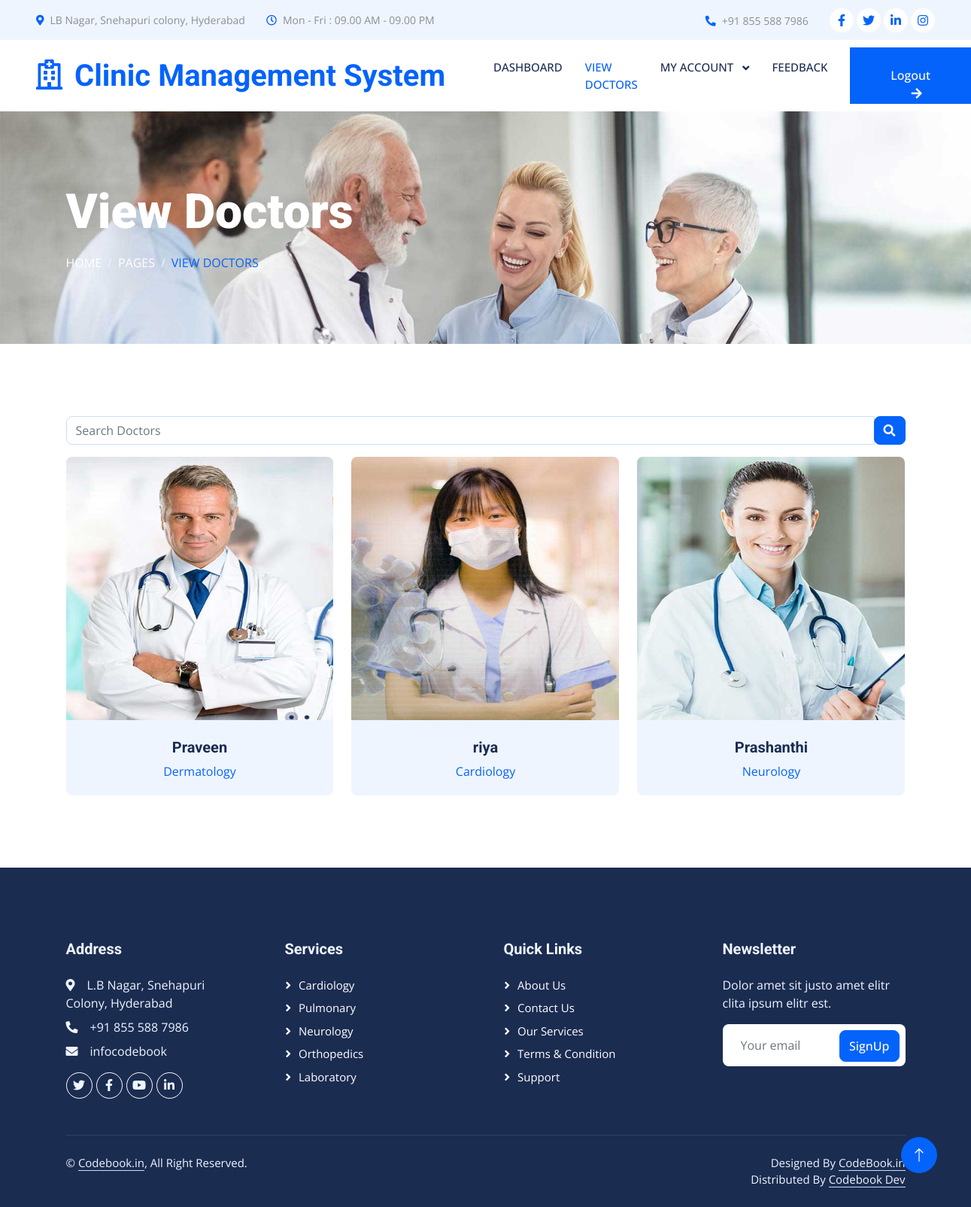
Page /patient-viewdoctors on the committed database.
### userapp/models.py (models this page shows)
class Doctors(models.Model):
    doctor_id = models.AutoField(primary_key=True)
    full_name = models.CharField(max_length=100)
    experience = models.CharField(max_length=10)
    speciality = models.CharField(max_length=50)
    day_available = models.CharField(max_length=50)
    timings_available = models.CharField(max_length=50)
    doctor_status=models.CharField(help_text='doctor_status',max_length=50,null=True,default='pending')
    consultation_fee = models.DecimalField(max_digits=10, decimal_places=2)
    doctor_image = models.ImageField(upload_to='doctor/images')
    date = models.DateField(auto_now_add=True)
    class Meta:
        db_table = 'doctors_details'

### mainapp/views.py (the view)
# urls.py: path('patient-viewdoctors',main_views.patient_viewdoctors,name='patient_viewdoctors'),
def patient_viewdoctors(request):
    doctors = Doctors.objects.all()
    return render(request, 'main/patient-viewdoctors.html', {'doctors': doctors})

### assets/templates/main/patient-viewdoctors.html (shortened to what this page needs)
{% load static %}
<!DOCTYPE html>
<html lang="en">
<head>
    <link href="https://cdnjs.cloudflare.com/ajax/libs/font-awesome/5.10.0/css/all.min.css" rel="stylesheet">
    <link href="https://cdn.jsdelivr.net/npm/bootstrap-icons@1.4.1/font/bootstrap-icons.css" rel="stylesheet">
    <link href="{% static 'main/lib/animate/animate.min.css' %}" rel="stylesheet">
    <link href="{% static 'main/lib/owlcarousel/assets/owl.carousel.min.css' %}" rel="stylesheet">
    <link href="{% static 'main/lib/tempusdominus/css/tempusdominus-bootstrap-4.min.css' %}" rel="stylesheet" />
    <link href="{% static 'main/css/bootstrap.min.css' %}" rel="stylesheet">
    <link href="{% static 'main/css/style.css' %}" rel="stylesheet">
</head>
<body>
    <div class="container-fluid bg-light p-0 wow fadeIn" data-wow-delay="0.1s">
        <div class="row gx-0 d-none d-lg-flex">
            <div class="col-lg-7 px-5 text-start">
                <div class="h-100 d-inline-flex align-items-center py-3 me-4">
                    <small class="fa fa-map-marker-alt text-primary me-2"></small>
                    <small>LB Nagar, Snehapuri colony, Hyderabad</small>
                </div>
                <div class="h-100 d-inline-flex align-items-center py-3">
                    <small class="far fa-clock text-primary me-2"></small>
                    <small>Mon - Fri : 09.00 AM - 09.00 PM</small>
                </div>
            </div>
            <div class="col-lg-5 px-5 text-end">
                <div class="h-100 d-inline-flex align-items-center py-3 me-4">
                    <small class="fa fa-phone-alt text-primary me-2"></small>
                    <small>+91 855 588 7986</small>
                </div>
                <div class="h-100 d-inline-flex align-items-center">
                    <a class="btn btn-sm-square rounded-circle bg-white text-primary me-1" href=""><i class="fab fa-facebook-f"></i></a>
                    <a class="btn btn-sm-square rounded-circle bg-white text-primary me-1" href=""><i class="fab fa-twitter"></i></a>
                    <a class="btn btn-sm-square rounded-circle bg-white text-primary me-1" href=""><i class="fab fa-linkedin-in"></i></a>
                    <a class="btn btn-sm-square rounded-circle bg-white text-primary me-0" href=""><i class="fab fa-instagram"></i></a>
                </div>
            </div>
        </div>
    </div>
    <nav class="navbar navbar-expand-lg bg-white navbar-light sticky-top p-0 wow fadeIn" data-wow-delay="0.1s">
        <a href="index.html" class="navbar-brand d-flex align-items-center px-4 px-lg-5">
            <h1 class="m-0 text-primary"><i class="far fa-hospital me-3"></i>Clinic Management System</h1>
        </a>
        <div class="collapse navbar-collapse" id="navbarCollapse">
            <div class="navbar-nav ms-auto p-4 p-lg-0">
                <a href="{% url 'patient_dashboard' %}" class="nav-item nav-link">Dashboard</a>
                <a href="{% url 'patient_viewdoctors' %}" class="nav-item nav-link active">View Doctors</a>
                <div class="dropdown">
                    <a class="nav-item nav-link dropdown-toggle" href="#" id="feedbackDropdown" role="button" data-bs-toggle="dropdown" aria-expanded="false">
                      My account
                    </a>
                  </div>
                  <a href="{% url 'patient_feedback' %}" class="nav-item nav-link">Feedback</a>
            </div>
            <a href="{% url 'patient_login' %}" class="btn btn-primary rounded-0 py-4 px-lg-5 d-none d-lg-block">Logout<i class="fa fa-arrow-right ms-3"></i></a>
        </div>
    </nav>
    <div class="container-fluid page-header py-5 mb-5 wow fadeIn" data-wow-delay="0.1s">
        <div class="container py-5">
            <h1 class="display-3 text-white mb-3 animated slideInDown">View Doctors</h1>
            <nav aria-label="breadcrumb animated slideInDown">
                <ol class="breadcrumb text-uppercase mb-0">
                    <li class="breadcrumb-item"><a class="text-white" href="#">Home</a></li>
                    <li class="breadcrumb-item"><a class="text-white" href="#">Pages</a></li>
                    <li class="breadcrumb-item text-primary active" aria-current="page">View Doctors</li>
                </ol>
            </nav>
        </div>
    </div>
    <div class="container-xxl py-5">
        <div class="container">
            <div class="input-group mb-3">
                <input type="text" id="searchInput" class="form-control search-input" placeholder="Search Doctors" value="">
                <div class="input-group-append">
                    <button class="btn btn-primary search-btn" onclick="searchDoctors()"><i class="fas fa-search"></i></button>
                </div>
            </div>
            <div class="row g-4" id="doctorsContainer">
                {% for doctor in doctors %}
                <div class="col-lg-4 col-md-4 doctor-card wow fadeInUp" data-wow-delay="0.1s" data-name="{{ doctor.full_name }}">
                    <div class="team-item position-relative rounded overflow-hidden">
                        <div class="overflow-hidden">
                            <img class="img-fluid" src="/media/{{ doctor.doctor_image }}" alt="" style="width:650px; height:350px;">
                        </div>
                        <div class="team-text bg-light text-center p-4">
                            <h5>{{ doctor.full_name }}</h5>
                            <p class="text-primary">{{ doctor.speciality }}</p>
                        </div>
                    </div>
                </div>
                {% endfor %}
            </div>
        </div>
    </div>
    <div class="container-fluid bg-dark text-light footer mt-5 pt-5 wow fadeIn" data-wow-delay="0.1s">
        <div class="container py-5">
            <div class="row g-5">
                <div class="col-lg-3 col-md-6">
                    <h5 class="text-light mb-4">Address</h5>
                    <p class="mb-2"><i class="fa fa-map-marker-alt me-3"></i>L.B Nagar, Snehapuri Colony, Hyderabad</p>
                    <p class="mb-2"><i class="fa fa-phone-alt me-3"></i>+91 855 588 7986</p>
                    <p class="mb-2"><i class="fa fa-envelope me-3"></i>infocodebook</p>
                    <div class="d-flex pt-2">
                        <a class="btn btn-outline-light btn-social rounded-circle" href=""><i class="fab fa-twitter"></i></a>
                        <a class="btn btn-outline-light btn-social rounded-circle" href=""><i class="fab fa-facebook-f"></i></a>
                        <a class="btn btn-outline-light btn-social rounded-circle" href=""><i class="fab fa-youtube"></i></a>
                        <a class="btn btn-outline-light btn-social rounded-circle" href=""><i class="fab fa-linkedin-in"></i></a>
                    </div>
                </div>
                <div class="col-lg-3 col-md-6">
                    <h5 class="text-light mb-4">Services</h5>
                    <a class="btn btn-link" href="">Cardiology</a>
                    <a class="btn btn-link" href="">Pulmonary</a>
                    <a class="btn btn-link" href="">Neurology</a>
                    <a class="btn btn-link" href="">Orthopedics</a>
                    <a class="btn btn-link" href="">Laboratory</a>
                </div>
                <div class="col-lg-3 col-md-6">
                    <h5 class="text-light mb-4">Quick Links</h5>
                    <a class="btn btn-link" href="">About Us</a>
                    <a class="btn btn-link" href="">Contact Us</a>
                    <a class="btn btn-link" href="">Our Services</a>
                    <a class="btn btn-link" href="">Terms & Condition</a>
                    <a class="btn btn-link" href="">Support</a>
                </div>
                <div class="col-lg-3 col-md-6">
                    <h5 class="text-light mb-4">Newsletter</h5>
                    <p>Dolor amet sit justo amet elitr clita ipsum elitr est.</p>
                    <div class="position-relative mx-auto" style="max-width: 400px;">
                        <input class="form-control border-0 w-100 py-3 ps-4 pe-5" type="text" placeholder="Your email">
                        <button type="button" class="btn btn-primary py-2 position-absolute top-0 end-0 mt-2 me-2">SignUp</button>
                    </div>
                </div>
            </div>
        </div>
        <div class="container">
            <div class="copyright">
                <div class="row">
                    <div class="col-md-6 text-center text-md-start mb-3 mb-md-0">
                        &copy; <a class="border-bottom" href="#">Codebook.in</a>, All Right Reserved.
                    </div>
                    <div class="col-md-6 text-center text-md-end">
                        Designed By <a class="border-bottom" href="https://www.codebook.in/">CodeBook.in</a>
                        Distributed By <a class="border-bottom" href="https://www.codebook.in/" target="_blank">Codebook Dev</a>
                    </div>
                </div>
            </div>
        </div>
    </div>
    <a href="#" class="btn btn-lg btn-primary btn-lg-square rounded-circle back-to-top"><i class="bi bi-arrow-up"></i></a>
</body>
</html>

### assets/static/main/css/style.css (style rules this page uses)
:root { --primary: #0463FA; --light: #EFF5FF; --dark: #1B2C51; }
.back-to-top { position: fixed; display: none; right: 45px; bottom: 45px; z-index: 99; }
.btn { font-weight: 500; transition: .5s; }
.btn.btn-primary, .btn.btn-secondary { color: #FFFFFF; }
.btn-sm-square { width: 32px; height: 32px; }
.btn-lg-square { width: 48px; height: 48px; }
.btn-square, .btn-sm-square, .btn-lg-square { padding: 0; display: flex; align-items: center; justify-content: center; font-weight: normal; }
.navbar .dropdown-toggle::after { border: none; content: "\f107"; font-family: "Font Awesome 5 Free"; font-weight: 900; vertical-align: middle; margin-left: 8px; }
.navbar .navbar-nav .nav-link { margin-right: 30px; padding: 25px 0; color: #FFFFFF; font-size: 15px; font-weight: 500; text-transform: uppercase; outline: none; }
.navbar .navbar-nav .nav-link:hover, .navbar .navbar-nav .nav-link.active { color: var(--primary); }
.navbar .navbar-brand, .navbar a.btn { height: 75px; }
.navbar .navbar-nav .nav-link { color: var(--dark); font-weight: 500; }
.navbar.sticky-top { top: -100px; transition: .5s; }
.page-header { background: url(../img/header-page.jpg) top center no-repeat; background-size: cover; text-shadow: 0 0 30px rgba(0, 0, 0, .1); }
.breadcrumb-item + .breadcrumb-item::before { color: var(--light); }
.team-item img { position: relative; top: 0; transition: .5s; }
.team-item .team-text { position: relative; height: 100px; transition: .5s; }
.footer .btn.btn-social { margin-right: 5px; width: 35px; height: 35px; display: flex; align-items: center; justify-content: center; color: var(--light); border: 1px solid #FFFFFF; transition: .3s; }
.footer .btn.btn-link { display: block; margin-bottom: 5px; padding: 0; text-align: left; color: #FFFFFF; font-size: 15px; font-weight: normal; text-transform: capitalize; transition: .3s; }
.footer .btn.btn-link::before { position: relative; content: "\f105"; font-family: "Font Awesome 5 Free"; font-weight: 900; margin-right: 10px; }
.footer .copyright { padding: 25px 0; font-size: 15px; border-top: 1px solid rgba(256, 256, 256, .1); }
.footer .copyright a { color: var(--light); }

### rows in the picture
Doctors: doctor_image (picture), full_name "Praveen", speciality "Dermatology"
Doctors: doctor_image (picture), full_name "riya", speciality "Cardiology"
Doctors: doctor_image (picture), full_name "Prashanthi", speciality "Neurology"
